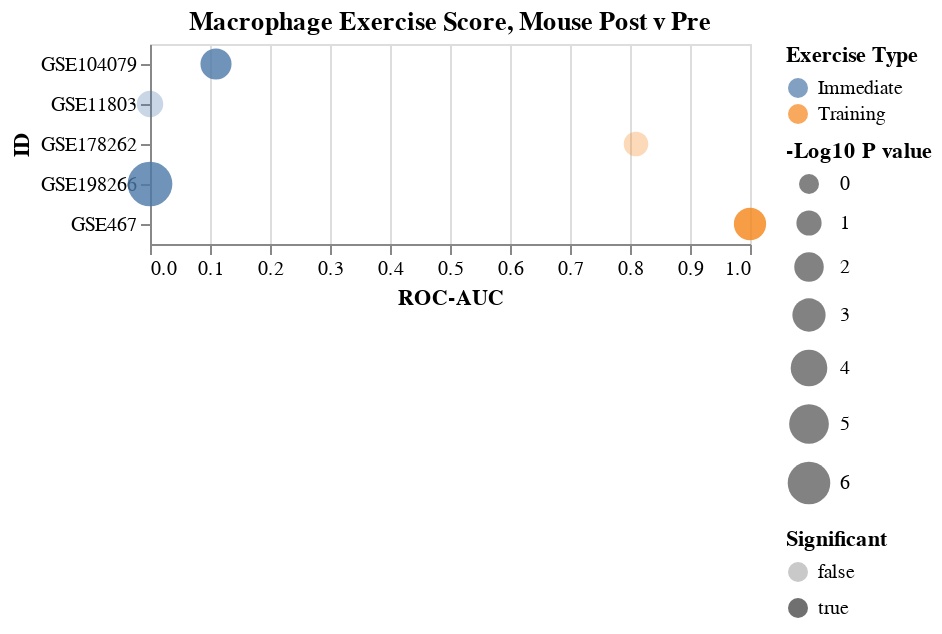

Here is the notebook cell this chart was saved with:
### Code cell
mouseLst=['GSE104079','GSE198266','GSE11803','GSE178262','GSE467']

saveName='./Files/Figs/MacrophageExerciseDotPlot_Mouse_log10Pval.svg'
title='Mouse'
dfIn=df.loc[mouseLst]

chart=makeDotPlot(dfIn,saveName=saveName,title=title,rev=False,save=save)
chart

### Figure 1 — Vega-Lite specification as saved in the notebook (floating-point values rounded to 4 significant figures)
{"config": {"view": {"continuousWidth": 300, "continuousHeight": 300}}, "data": {"name": "data-aef7e507016a376fef37b48d8ef24cc2"}, "mark": {"type": "circle"}, "encoding": {"color": {"field": "Exercise Type", "type": "nominal"}, "opacity": {"field": "Significant", "type": "nominal"}, "size": {"field": "-Log10 P value", "scale": {"range": [100, 500], "reverse": false}, "type": "quantitative"}, "x": {"field": "ROC-AUC", "scale": {"domain": [0, 1]}, "type": "quantitative"}, "y": {"field": "ID", "type": "nominal"}}, "title": "Macrophage Exercise Score, Mouse Post v Pre", "$schema": "https://vega.github.io/schema/vega-lite/v5.8.0.json", "datasets": {"data-aef7e507016a376fef37b48d8ef24cc2": [{"ID": "GSE104079", "ROC-AUC": 0.11, "Pval": 0.0039, "Exercise Type": "Immediate", "-Log10 P value": 2.409, "Significant": true}, {"ID": "GSE198266", "ROC-AUC": 0.0, "Pval": 1.61e-07, "Exercise Type": "Immediate", "-Log10 P value": 6.793, "Significant": true}, {"ID": "GSE11803", "ROC-AUC": 0.0, "Pval": 0.0525, "Exercise Type": "Immediate", "-Log10 P value": 1.28, "Significant": false}, {"ID": "GSE178262", "ROC-AUC": 0.81, "Pval": 0.133, "Exercise Type": "Training", "-Log10 P value": 0.8761, "Significant": false}, {"ID": "GSE467", "ROC-AUC": 1.0, "Pval": 0.00187, "Exercise Type": "Training", "-Log10 P value": 2.728, "Significant": true}]}}
